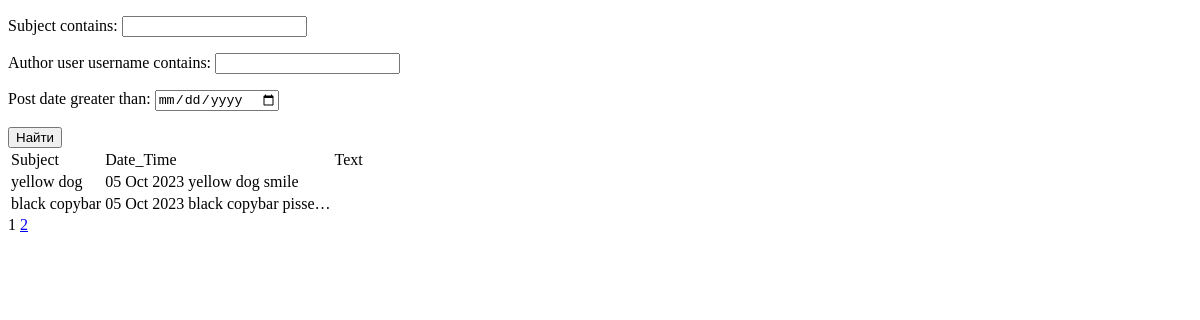
Before: /news/search with the older database file.
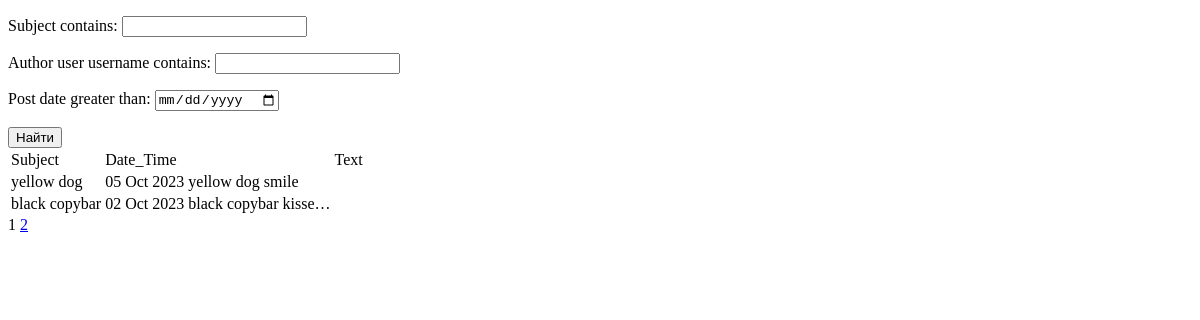
After: the same page with the newer database file.
### News/models.py (models this page shows, shortened)
class Reaction():
    def __init__(self):
        pass

class Post(models.Model, Reaction):
    article = 'AR'
    news = 'NW'
    TYPES = [
        (article, 'article'),
        (news, 'news')
    ]
    author = models.ForeignKey(Author, on_delete=models.CASCADE)
    category = models.ManyToManyField(Category, through='PostCategory')
    type = models.CharField(choices=TYPES, default=news, max_length=2)
    date_time = models.DateTimeField(auto_now_add=True)
    subject = models.CharField(max_length=100)
    text = models.TextField()
    rating = models.IntegerField(default=0)

### News/views.py (the view)
# urls.py: path('search', PostSearch.as_view(), name='post_search'),
class PostSearch(ListView):
    model = Post
    ordering = '-date_time'
    template_name = 'PostSearch.html'
    context_object_name = 'posts'
    paginate_by = 2
    def get_queryset(self):
        queryset = super().get_queryset()
        self.filterset = PostFilter(self.request.GET, queryset)
        return self.filterset.qs
    def get_context_data(self, **kwargs):
        context = super().get_context_data(**kwargs)
        context['filterset'] = self.filterset
        return context

### News/templatetags/custom_tags.py (called while the page is built)
@register.simple_tag(takes_context=True)
def url_replace(context, **kwargs):
    d = context['request'].GET.copy()
    for k, v in kwargs.items():
       d[k] = v
    return d.urlencode()

### templates/PostSearch.html (shortened to what this page needs)
{% extends 'flatpages/default.html' %}
{% load custom_tags %}
{% block content %}
       <form action="" method="get">
           {{ filterset.form.as_p }}
           <input type="submit" value="Найти" />
       </form>
    {% if posts %}
        <table>
            <tr>
                <td>Subject</td>
                <td>Date_Time<td>
                <td>Text</td>
            </tr>
            {% for post in posts %}
                <tr>
                    <td>{{post.subject}}</td>
                    <td>{{post.date_time | date:'d M Y'}}</td>
                    <td>{{post.text | truncatechars:20}}</td>
                </tr>
            {% endfor %}
        </table>
    {% endif %}
   {{ page_obj.number }}
   {% if page_obj.has_next %}
       <a href="?{% url_replace page=page_obj.next_page_number %}">{{ page_obj.next_page_number }}</a>
   {% endif %}
{% endblock content %}

Changed rows visible on the page:
changed Post "black copybar": date_time "05 Oct 2023" → "02 Oct 2023"; text "black copybar pisse…" → "black copybar kisse…"
